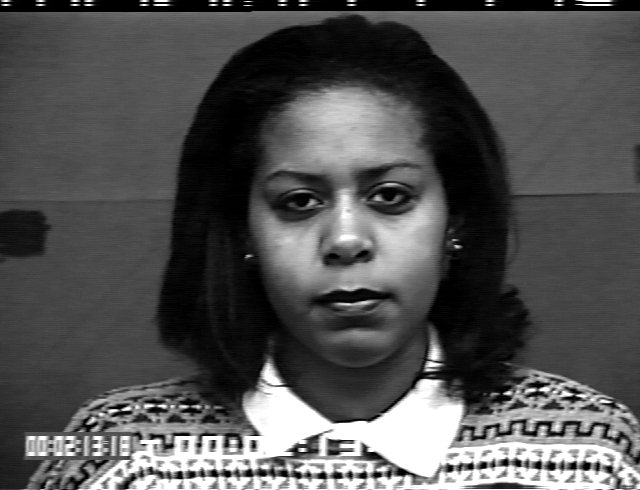
#> input picture InnovativePractice2/TryLBPH/TryLBPH/a1.png, 640 x 490 px
$ python TryLBPH.py
#> lines starting #> are read from the running program, lines starting #| are printed output that depends on the picture
import cv2
import numpy as np

images=[]
images.append(cv2.imread("a1.png",cv2.IMREAD_GRAYSCALE))
images.append(cv2.imread("a2.png",cv2.IMREAD_GRAYSCALE))
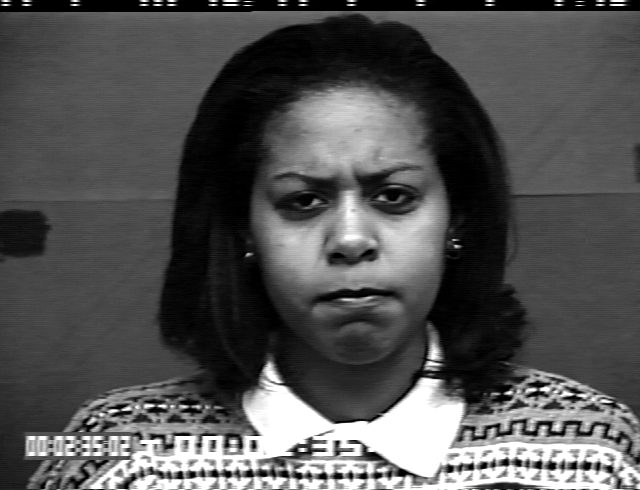
#> input picture InnovativePractice2/TryLBPH/TryLBPH/a2.png, 640 x 490 px
images.append(cv2.imread("b1.png",cv2.IMREAD_GRAYSCALE))
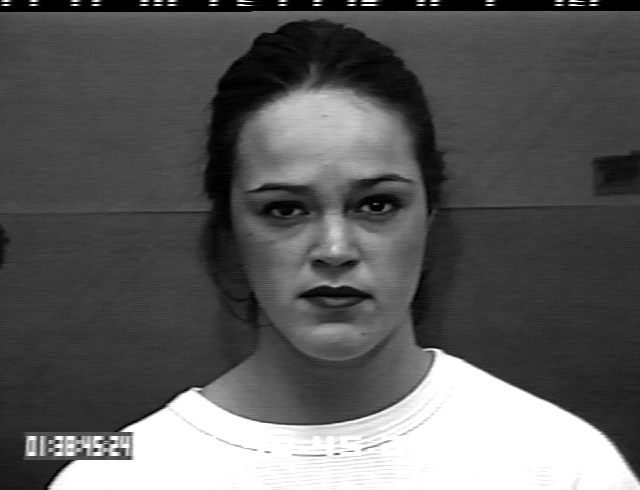
#> input picture InnovativePractice2/TryLBPH/TryLBPH/b1.png, 640 x 490 px
images.append(cv2.imread("b2.png",cv2.IMREAD_GRAYSCALE))
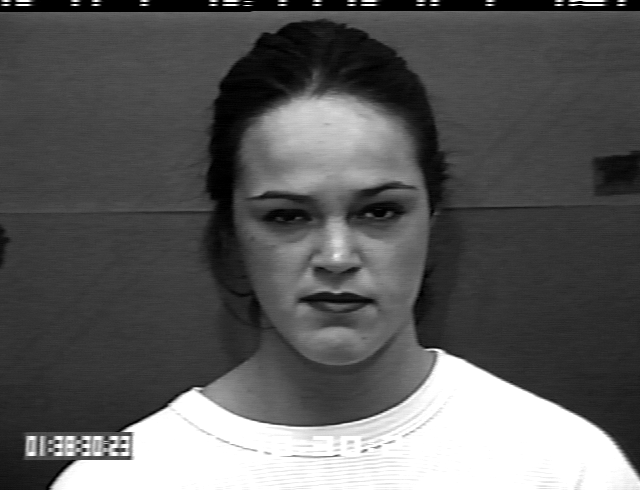
#> input picture InnovativePractice2/TryLBPH/TryLBPH/b2.png, 640 x 490 px
images.append(cv2.imread("c1.png",cv2.IMREAD_GRAYSCALE))
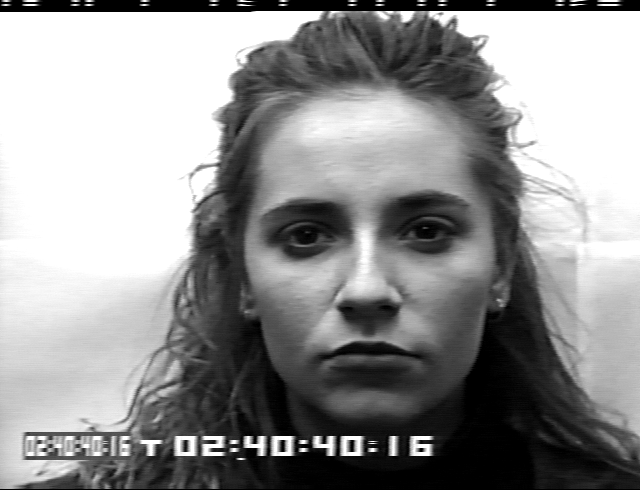
#> input picture InnovativePractice2/TryLBPH/TryLBPH/c1.png, 640 x 490 px
images.append(cv2.imread("c2.png",cv2.IMREAD_GRAYSCALE))
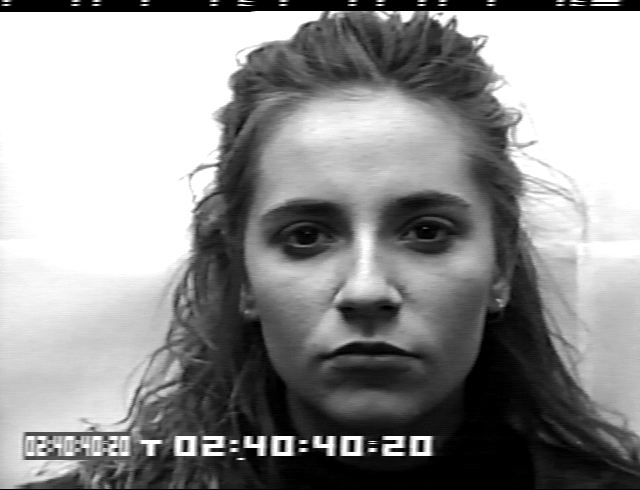
#> input picture InnovativePractice2/TryLBPH/TryLBPH/c2.png, 640 x 490 px
labels=[0,0,1,1,2,2]

recognizer = cv2.face.LBPHFaceRecognizer_create()
recognizer.train(images,np.array(labels))
predict_image=cv2.imread("test.png",cv2.IMREAD_GRAYSCALE)
#> (the run stopped early here; a loop or call above may not have finished)
